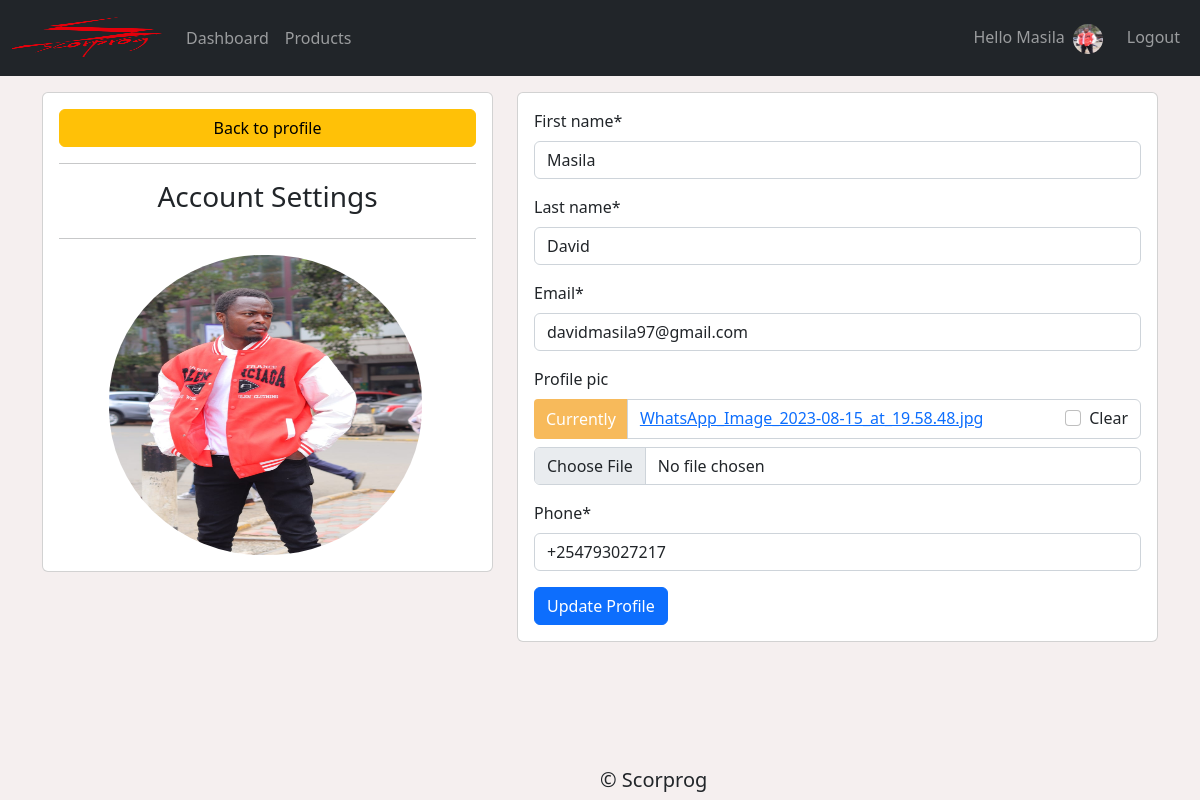
Page /settings/ (signed in) on the committed database.
### accounts/models.py (models this page shows, shortened)
class Customer(models.Model):
    user = models.OneToOneField(User, null=True, on_delete=models.CASCADE)
    first_name = models.CharField(max_length=100, null=True)
    last_name = models.CharField(max_length=100, null=True)
    email = models.EmailField(max_length=100, null=True)
    profile_pic = models.ImageField(null=True, blank=True, default="Blank.png")
    phone = models.CharField(null=True, unique=True, max_length=50)
    date_created = models.DateTimeField(auto_now_add=True)

### accounts/decorators.py (the view)
        def wrapper(request, *args, **kwargs):
            group = None
            if request.user.groups.exists():
                group = request.user.groups.all()[0].name
            if group in allowed_groups:
                return view_func(request, *args, **kwargs)
            else:
                return HttpResponse("<h1>403 Forbidden</h1>")

### accounts/forms.py
class CustomerForm(ModelForm):
    class Meta:
        model = Customer
        fields = '__all__'
        exclude = ['user']

### accounts/views.py (called while the page is built)
@login_required(login_url='login')
@allowed_access(allowed_groups=['customer','admin'])
def user_settings(request):
    customer = request.user.customer
    if request.method == "POST":
        form = CustomerForm(request.POST, request.FILES, instance = customer)
        if form.is_valid():
            form.save()
            messages.success(request, 'Profile updates successfully')
            return redirect(request.path)
    else:
        form = CustomerForm(instance = customer)
    context = {
        'form':form
    }
    return render(request, 'accounts/profile_settings.html', context)

### accounts/templates/accounts/profile_settings.html (shortened to what this page needs)
{% extends 'accounts/base.html' %}
{% load crispy_forms_tags %}
{% block content %}
<div class="container">
    <div class="row mt-3">
        <div class="col-md-5">
            <div class="card card-body">
                <a href="{% url 'home'%}" class="btn btn-warning">Back to profile</a>
                <hr>
                <h3 style="text-align: center;">Account Settings</h3>
                <hr>
                {% if user.customer.profile_pic %}
                <img src="{{ user.customer.profile_pic.url }}" alt="customer profile image" class="profile-display">
                {% endif %}
            </div>
        </div>
        <div class="col-md-7">
            <div class="card card-body">
                <form action="" method="POST" enctype="multipart/form-data">
                    {{ form | crispy }}
                    <input type="submit" class="btn btn-primary" value="Update Profile">
                </form>
            </div>
        </div>
    </div>
</div>
{% endblock content%}

### accounts/templates/accounts/navbar.html (shortened to what this page needs)
{% load static %}
<nav class="navbar navbar-dark navbar-expand-lg bg-dark">
    <div class="container-fluid">
        <a class="navbar-brand" href="{% url 'home' %}"><img src="{% static 'images/logo.png' %}" alt="scorprog logo"
                id="img-logo"></a>
        <div class="collapse navbar-collapse" id="navbarNavDropdown">
            <ul class="navbar-nav">
                {% for groups in user.groups.all %}
                {% if groups.name == 'admin' or groups.name == 'employee' %}
                <li class="nav-item">
                    <a class="nav-link" aria-current="page" href="{% url 'home' %}">Dashboard</a>
                </li>
                <li class="nav-item">
                    <a class="nav-link" href="{% url 'products' %}">Products</a>
                </li>
                {% endif %}
                {% endfor %}
            </ul>
            <ul class="navbar-nav ms-auto">
                {% if not user.is_authenticated %}
                <li class="nav-item">
                    <a class="nav-link" href="{% url 'login' %}">login</a>
                </li>
                <li class="nav-item">
                    <a class="nav-link" href="{% url 'register' %}">Signup</a>
                </li>
                {% else %}
                <li class="nav-item">
                    <span class="nav-link">Hello {{ user|capfirst }}</span>
                </li>
                {% if user.customer.profile_pic %}
                <a class="navbar-brand" href="{% url 'settings' %}"><img src="{{ user.customer.profile_pic.url }}"
                        alt="scorprog logo" id="profile-logo"></a>
                {% endif %}
                <li class="nav-item">
                    <a class="nav-link" href="{% url 'logout' %}">Logout</a>
                </li>
                {% endif %}
            </ul>
        </div>
    </div>
</nav>

### static/css/main.css (style rules this page uses)
body { margin: 0; padding: 0; height: 100%; background: #f5efef !important; }
#img-logo { min-height: 30px; max-height: 50px; max-width: 200px; width: 150px; }
#profile-logo { height: 30px; width: 30px; max-height: 30px; max-width: 30px; border-radius: 50%; }
.profile-display { max-height: 300px; max-width: 75%; text-align: center; margin-left: 12%; border-radius: 49%; }
.input-group-text { background: #f7ba5b !important; color: white !important; border: 0 !important; border-radius: 0.25rem 0 0 0.25rem !important; }

### rows in the picture
Customer: first_name "Masila", last_name "David", email "davidmasila97@gmail.com", phone "+254793027217"

### other values in the picture
{{ user|capfirst }} "Masila"
